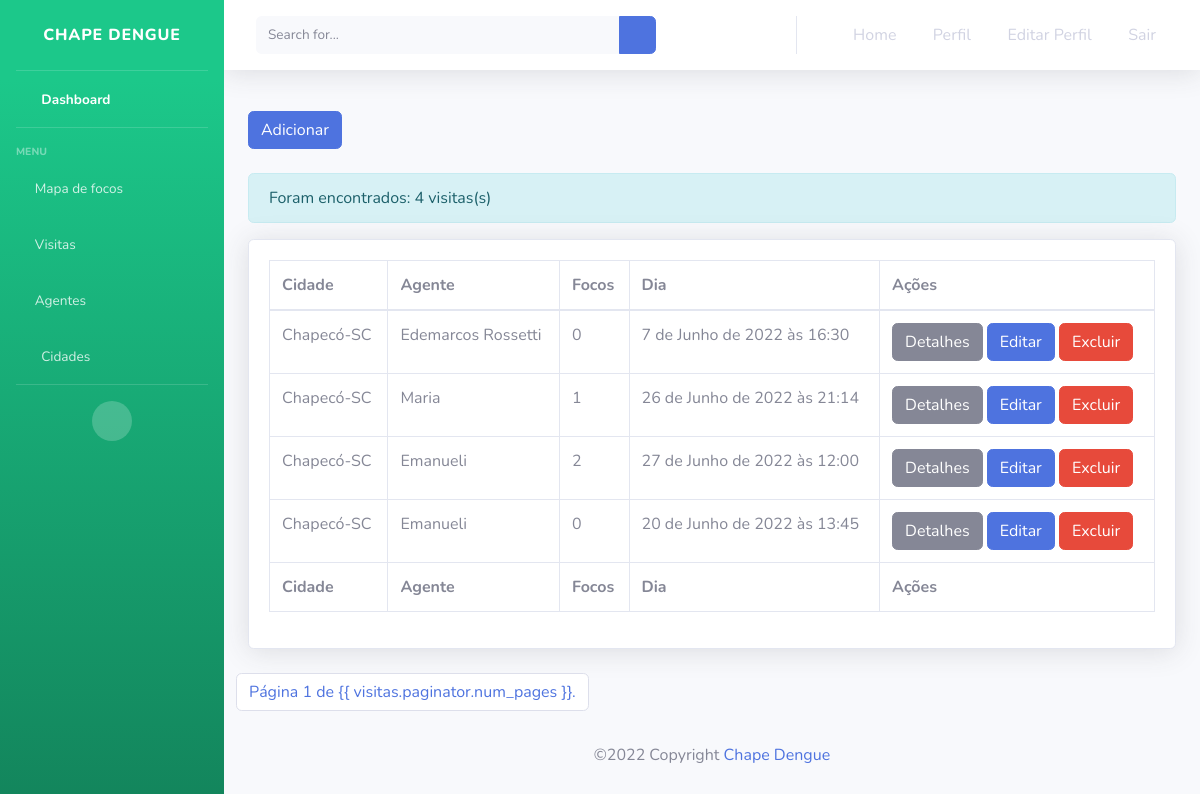
/visitas/ (signed in), run on the app's committed database.
### chapDengue/models/Visita.py (models this page shows, shortened)
class Visita(models.Model):
    cidade = models.ForeignKey("Cidade", null=True, on_delete=models.SET_NULL, related_name='cidade')
    agente = models.ForeignKey("Agente", null=True, on_delete=models.SET_NULL, related_name='agente')
    rua = models.CharField(null=False, max_length=200)
    complemento = models.CharField(null=False, max_length=20)
    descricao = models.CharField(null=False, max_length=300)
    focos = models.IntegerField(null=False)
    dia = models.DateTimeField(null=False)
    status = models.BooleanField(default=True)
    created_at = models.DateTimeField(auto_now_add=True)
    updated_at = models.DateTimeField(auto_now=True)

### chapDengue/models/Cidade.py (models this page shows)
class Cidade(models.Model):
    estado = models.ForeignKey("Estado", null=True, on_delete=models.SET_NULL, related_name='estado')
    name = models.CharField(null=False, max_length=20)
    status = models.BooleanField(default=True)
    created_at = models.DateTimeField(auto_now_add=True)
    updated_at = models.DateTimeField(auto_now=True)
    def __str__(self):
        return '{}-{}'.format(self.name, self.estado.sigla)

### chapDengue/models/Estado.py (models this page shows, shortened)
class Estado(models.Model):
    name = models.CharField(null=False, max_length=20)
    sigla = models.CharField(null=False, max_length=2)
    status = models.BooleanField(default=True)
    created_at = models.DateTimeField(auto_now_add=True)
    updated_at = models.DateTimeField(auto_now=True)

### chapDengue/models/Agente.py (models this page shows)
class Agente(models.Model):
    name = models.CharField(null=False, max_length=20)
    status = models.BooleanField(default=True)
    created_at = models.DateTimeField(auto_now_add=True)
    updated_at = models.DateTimeField(auto_now=True)
    def __str__(self):
        return '{}'.format(self.name)

### chapDengue/views/ListarVisitasView.py (the view)
def listar_visitas_view(request):
     cidade = request.GET.get("Cidade")
     agente = request.GET.get("agente")
     rua = request.GET.get("rua")
     complemento = request.GET.get("complemento")
     descricao = request.GET.get("descricao")
     focos = request.GET.get("focos")
     dia = request.GET.get("dia")
     visitas = Visita.objects.all()
     if cidade is not None:
        visitas = Visita.filter(cidade__name=cidade)
     if agente is not None:
        visitas = Visita.filter(agente__name=agente)
     if rua is not None:
        visitas = Visita.filter(visita__rua=rua)
     if complemento is not None:
        visitas = Visita.filter(visita__complemento=complemento)
     if descricao is not None:
        visitas = Visita.filter(visita__descricao=descricao)
     if focos is not None:
        visitas = Visita.filter(visita__focos=focos)
     if dia is not None:
        visitas = Visita.filter(visita__dia=dia)
     if len(visitas) > 0:
         paginator = Paginator(visitas, 8)
         page = request.GET.get('page')
         visitas = paginator.get_page(page)
     get_copy = request.GET.copy()
     parameters = get_copy.pop('page', True) and get_copy.urlencode()
     context = {
         'visitas':visitas,
         'parameters': parameters
     }
     return render(request, template_name='visitas/visitas.html', context=context, status=200)

### chapDengue/templates/visitas/visitas.html (shortened to what this page needs)
{% extends "index.html" %}
{% load static %}
{% block content %}
<div id="content">
        <div class="container-fluid mt-0">
            <a href="{% url 'cadvisita' %}" class="btn btn-primary btn-card mb-4">Adicionar</a>
            <p class="alert alert-info">Foram encontrados: {{ visitas | length }} visitas(s)</p>
                <div class="card shadow mb-4">
                    <div class="card-body">
                        <div class="table-responsive">
                            <table class="table table-bordered" id="dataTable" width="100%" cellspacing="0">
                                <thead>
                                    <tr>
                                        <th>Cidade</th>
                                        <th>Agente</th>
                                        <th>Focos</th>
                                        <th>Dia</th>
                                        <th>Ações</th>
                                    </tr>
                                </thead>
                                <tfoot>
                                    <tr>
                                        <th>Cidade</th>
                                        <th>Agente</th>
                                        <th>Focos</th>
                                        <th>Dia</th>
                                        <th>Ações</th>
                                    </tr>
                                </tfoot>
                                <tbody>
                                    {% for visita in visitas %}
                                    <tr>
                                        <td>{{visita.cidade}}</td>
                                        <td>{{visita.agente}}</td>
                                        <td>{{visita.focos}}</td>
                                        <td>{{visita.dia}}</td>
                                        <td>
                                            <a href={% url 'profile' visita.id %} class="btn btn-secondary btn-card">Detalhes</a>
                                            <a href={% url 'profile' visita.id %} class="btn btn-primary btn-card">Editar</a>
                                            <a href={% url 'profile' visita.id %} class="btn btn-danger btn-card">Excluir</a>
                                        </td>
                                    </tr>
                                    {% endfor %}
                                </tbody>
                            </table>
                        </div>
                    </div>
                </div>
            <div class="row">
                <nav aria-label="Page navigation" class="navigation">
                    <ul class="pagination">
                        <li class="page-item"><a class="page-link" href="#">Página {{ visitas.number }} de {{
                                visitas.paginator.num_pages }}.</a></li>
                    </ul>
                </nav>
            </div>
</div>
{% endblock %}

### data on the page
Visita: cidade "Chapecó-SC", agente "Edemarcos Rossetti", focos "0", dia "7 de Junho de 2022 às 16:30"
Visita: cidade "Chapecó-SC", agente "Maria", focos "1", dia "26 de Junho de 2022 às 21:14"
Visita: cidade "Chapecó-SC", agente "Emanueli", focos "2", dia "27 de Junho de 2022 às 12:00"
Visita: cidade "Chapecó-SC", agente "Emanueli", focos "0", dia "20 de Junho de 2022 às 13:45"

### other printed values
{{ visitas | length }} "4"
{{ visitas.number }} "1"
